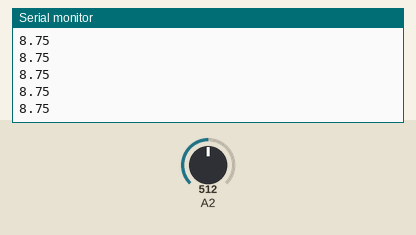
Simulated run of this sketch. Board: Arduino Uno, built with avr-gcc and run on an emulated ATmega328P. Shown: the last lines printed to the serial monitor. The inputs (shaded band) are chosen by the test bench; at power-on: A2 = 512.

Above: at 1.2 s.
1.3 s: A2 set to 716
At 1.8 s:
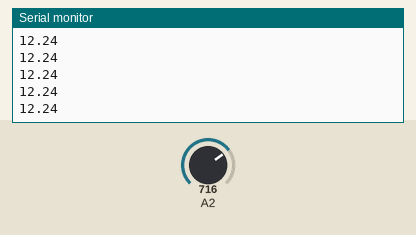
2.8 s: A2 set to 900
At 3.4 s:
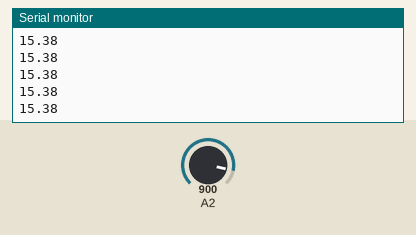
Timing chart, 0 to 5.8 s (numbered marks = the images above; inputs shaded):
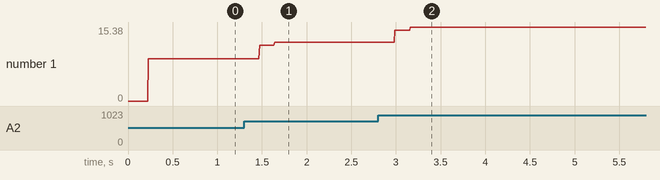

The sketch:

pH.ino
```cpp
#include "pH.h"

Ph ph;
double phValue = 0;

void setup()
{
    Serial.begin(9600);
    ph.setPin(A2);
    ph.setOffset(0);
}

void loop()
{
    ph.update();
    phValue = ph.getValue();
    Serial.println(phValue);
}
```

pH.cpp
```cpp
// (licence header left out)
#include "pH.h"

Ph::Ph():_pin(A2), _sum(0),_offset(0.0f),
_interval(30),_pHValue(0),_voltage(0)
{
}

//********************************************************************************************
// 函数名称: setup()
// 函数说明：初始化ph传感器
//********************************************************************************************

void Ph::setPin(int pin)
{
	this->_pin = pin;
	pinMode(this->_pin, INPUT);
}

void Ph::setOffset(float offset)
{
    this->_offset = offset;
}


void Ph::setInterval(unsigned long interval)
{
	this->_interval = interval;
}
//********************************************************************************************
// 函数名称: update()
// 函数说明：更新传感器数值
//********************************************************************************************
void Ph::update()
{
	static unsigned long previousTime = millis();
	static int pHArrayIndex = 0;
	if (millis() - previousTime >= this->_interval)
	{
		previousTime = millis();
		pHArray[pHArrayIndex++] = analogRead(this->_pin);

		if (pHArrayIndex == arrayLength)  // 5*30 = 150ms计算一次
		{
			pHArrayIndex = 0;
			for (int i = 0; i < arrayLength; i++)
				this->_sum += pHArray[i];
			this->_averageVoltage = this->_sum / arrayLength;
			this->_sum = 0;
			this->_voltage = this->_averageVoltage*5.0 / 1024.0;
			this->_pHValue = 3.5*this->_voltage + this->_offset;
		}
	}
}


//********************************************************************************************
// 函数名称: getValue()
// 函数说明：获取传感器数据***********************************************
double Ph::getValue()
{
    return this->_pHValue;
}
```

pH.h
```cpp
// (licence header left out)
#ifndef _PH_H_
#define _PH_H_

#include <Arduino.h>

class Ph
{
public:
    Ph();
    ~Ph() {};

public:
    void setPin(int pin);
    void setOffset(float offset);
    //设置刷新时间，默认时间30ms
    void setInterval(unsigned long interval);

    //更新传感器数据
    void update();

    //获取传感器数据
    double getValue();

private:
    //ph传感器引脚
    int    _pin;
    //抽取样本间隔
    double _sum;
    float  _offset;
    int    _interval;
	double _pHValue;
    double _voltage;
    double _averageVoltage;

    static const int arrayLength = 5;
    int pHArray[arrayLength];   //储存传感器返回数据的平均值
};

#endif
```

Measured:
- after the input at 1.3 s, the serial monitor: prints a new line after 0.17 s (image 1)
- after the input at 2.8 s, the serial monitor: prints a new line after 0.19 s (image 2)
- plotted number 1: 8.75 → 12.24 after the input at 1.3 s, 12.24 → 15.3 after the input at 2.8 s
